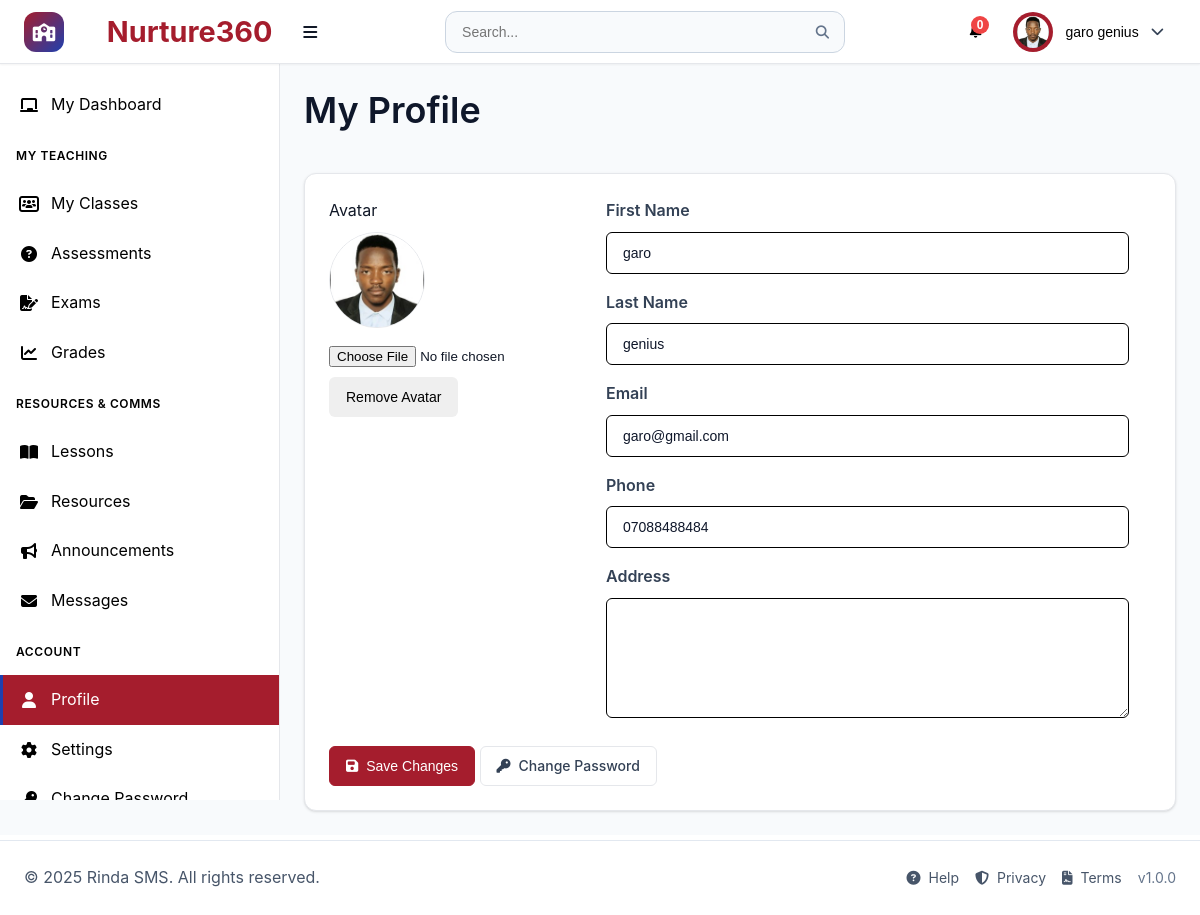
The app's page /pages/teacher_profile.php (signed in) with its own data.
### tables this page shows
CREATE TABLE `users` (
  `id` int(11) NOT NULL,
  `username` varchar(50) NOT NULL,
  `email` varchar(100) NOT NULL,
  `password_hash` varchar(255) NOT NULL,
  `first_name` varchar(50) NOT NULL,
  `last_name` varchar(50) NOT NULL,
  `role` enum('superadmin','teacher','student','supervisor') NOT NULL,
  `phone` varchar(20) DEFAULT NULL,
  `address` text DEFAULT NULL,
  `profile_image` varchar(255) DEFAULT NULL,
  `is_active` tinyint(1) DEFAULT 1,
  `email_verified` tinyint(1) DEFAULT 0,
  `two_factor_enabled` tinyint(1) DEFAULT 0,
  `last_login` datetime DEFAULT NULL,
  `created_at` timestamp NOT NULL DEFAULT current_timestamp(),
  `updated_at` timestamp NOT NULL DEFAULT current_timestamp() ON UPDATE current_timestamp()
);

### pages/teacher_profile.php (the view, shortened to what this page needs)
<?php
$pdo = getDBConnection();
$userId = getCurrentUserId();
$stmt = $pdo->prepare("SELECT id, username, email, first_name, last_name, phone, address, profile_image FROM users WHERE id = ? LIMIT 1");
$stmt->execute([$userId]);
$user = $stmt->fetch();
$avatarUrl = '';
if (!empty($user['profile_image'])) {
    $pi = $user['profile_image'];
    if (preg_match('/^https?:\/\//i', $pi)) {
        $avatarUrl = $pi;
    } else if (strpos($pi, '/') !== false) {
        $p = ltrim($pi, '/');
        if (strpos($p, 'rinda/') === 0) { $p = substr($p, strlen('rinda/')); }
        if (strpos($p, 'uploads/') === 0) {
            $avatarUrl = '../' . $p;
        } else {
            $avatarUrl = '../uploads/teachers/' . rawurlencode(basename($p));
        }
    } else {
        $avatarUrl = '../uploads/teachers/' . rawurlencode($pi);
    }
}
include '../components/header.php';
?>
<div class="dashboard-container">
  <?php include '../components/sidebar.php'; ?>
  <main class="main-content">
    <div class="page-header"><h1>My Profile</h1></div>
    <div class="card">
      <div class="card-content">
      <form method="POST" enctype="multipart/form-data" class="form">
        <div style="display:flex; gap:24px; align-items:flex-start; flex-wrap:wrap;">
          <div>
            <label>Avatar</label>
            <div style="margin:8px 0;">
              <?php if (!empty($avatarUrl)): ?>
                <img src="<?php echo htmlspecialchars($avatarUrl); ?>" alt="Avatar" style="width:96px;height:96px;object-fit:cover;border-radius:50%;border:1px solid var(--border-color);">
              <?php else: ?>
                <div style="width:96px;height:96px;border-radius:50%;border:1px dashed var(--border-color);display:flex;align-items:center;justify-content:center;color:#888;">No Avatar</div>
              <?php endif; ?>
            </div>
            <input type="file" name="avatar" accept="image/*">
            <?php if (!empty($user['profile_image'])): ?>
              <div style="margin-top:8px;">
                <button type="submit" name="remove_avatar" value="1" class="btn btn-danger" onclick="return confirm('Remove current avatar?')">Remove Avatar</button>
              </div>
            <?php endif; ?>
          </div>
          <div style="flex:1; min-width:280px;">
            <div class="form-group"><label>First Name</label><input type="text" name="first_name" value="<?php echo htmlspecialchars($user['first_name']); ?>" required></div>
            <div class="form-group"><label>Last Name</label><input type="text" name="last_name" value="<?php echo htmlspecialchars($user['last_name']); ?>" required></div>
            <div class="form-group"><label>Email</label><input type="email" name="email" value="<?php echo htmlspecialchars($user['email']); ?>" required></div>
            <div class="form-group"><label>Phone</label><input type="tel" name="phone" value="<?php echo htmlspecialchars($user['phone'] ?? ''); ?>"></div>
            <div class="form-group"><label>Address</label><textarea name="address" rows="3"><?php echo htmlspecialchars($user['address'] ?? ''); ?></textarea></div>
          </div>
        </div>
        <div style="margin-top:12px">
          <button class="btn btn-primary" type="submit"><i class="fas fa-save"></i> Save Changes</button>
          <a class="btn btn-secondary" href="./teacher_change_password.php"><i class="fas fa-key"></i> Change Password</a>
        </div>
      </form>
      </div>
    </div>
  </main>
</div>
<?php include '../components/footer.php'; ?>

### components/header.php (shortened to what this page needs)
<?php
require_once '../config/config.php';
$user_id = $_SESSION['user_id'] ?? null;
$first_name = $_SESSION['first_name'] ?? '';
$last_name = $_SESSION['last_name'] ?? '';
$user_role = $_SESSION['role'] ?? '';
$profile_image = '';
$profile_image_url = '';
try {
    $pdo = getDBConnection();
    $settings_stmt = $pdo->prepare("SELECT setting_key, setting_value FROM system_settings WHERE setting_key IN ('app_name', 'theme_primary_color', 'theme_secondary_color', 'theme_accent_color', 'theme_mode', 'app_logo', 'app_favicon', 'brand_display')");
    $settings_stmt->execute();
    $settings = [];
    while ($row = $settings_stmt->fetch()) {
        $settings[$row['setting_key']] = $row['setting_value'];
    }
    if ($user_id) {
        $uStmt = $pdo->prepare("SELECT profile_image FROM users WHERE id = ? LIMIT 1");
        $uStmt->execute([$user_id]);
        $uRow = $uStmt->fetch();
        if ($uRow && !empty($uRow['profile_image'])) {
            $profile_image = $uRow['profile_image'];
        }
    }
} catch (PDOException $e) {
    $settings = [
        'app_name' => APP_NAME,
        'theme_primary_color' => DEFAULT_PRIMARY_COLOR,
        'theme_mode' => 'light'
    ];
}
$app_name = $settings['app_name'] ?? APP_NAME;
$theme_mode = $settings['theme_mode'] ?? 'light';
$app_logo = $settings['app_logo'] ?? '';
$brand_display = $settings['brand_display'] ?? 'both';
$hasLogo = !empty($app_logo);
$mode = in_array($brand_display, ['logo','name','both'], true) ? $brand_display : 'both';
$showLogo = $hasLogo && ($mode === 'logo' || $mode === 'both');
$showName = ($mode === 'name' || $mode === 'both');
$showIcon = !$showLogo;
if (!empty($profile_image)) {
    if (preg_match('/^https?:\/\//i', $profile_image)) {
        $profile_image_url = $profile_image;
    } else if (strpos($profile_image, '/') !== false) {
        $p = ltrim($profile_image, '/');
        if (strpos($p, 'rinda/') === 0) {
            $p = substr($p, strlen('rinda/'));
        }
        if (strpos($p, 'uploads/') === 0) {
            $profile_image_url = '../' . $p;
        } else {
            if ($user_role === 'teacher') {
                $profile_image_url = '../uploads/teachers/' . rawurlencode(basename($p));
            } else {
                $profile_image_url = '../uploads/users/' . rawurlencode(basename($p));
            }
        }
    } else {
        if ($user_role === 'teacher') {
            $profile_image_url = '../uploads/teachers/' . rawurlencode($profile_image);
        } else {
            $profile_image_url = '../uploads/users/' . rawurlencode($profile_image);
        }
    }
}
?>
<!DOCTYPE html>
<html lang="en" data-theme="<?php echo $theme_mode; ?>">
<head>
    <link rel="stylesheet" href="../assets/css/main.css">
    <link rel="stylesheet" href="../assets/css/components.css">
    <link rel="stylesheet" href="../assets/css/dashboard.css">
    <link rel="stylesheet" href="https://cdnjs.cloudflare.com/ajax/libs/font-awesome/6.4.0/css/all.min.css">
</head>
<body class="role-<?php echo htmlspecialchars($user_role); ?>">
    <header class="header">
        <div class="header-left">
            <?php if ($showIcon): ?>
            <div class="school-icon">
                <i class="fas fa-school"></i>
            </div>
            <?php endif; ?>
            <div class="logo">
                <?php if ($showName): ?>
                    <h1 style="margin-left: 8px; display:inline-block;">&nbsp;<?php echo htmlspecialchars($app_name); ?></h1>
                <?php endif; ?>
                <button class="desktop-toggle" id="desktopSidebarToggle" title="Toggle sidebar">
                    <i class="fas fa-bars"></i>
                </button>
            </div>
        </div>
        <div class="header-center">
            <div class="search-bar">
                <input type="text" placeholder="Search..." id="globalSearch">
                <button type="button">
                    <i class="fas fa-search"></i>
                </button>
            </div>
        </div>
        <div class="header-right">
            <div class="header-actions">
                <div class="notification-dropdown">
                    <button class="notification-btn" id="notificationBtn">
                        <span class="notification-badge" id="notificationBadge">0</span>
                    </button>
                </div>
                <div class="user-dropdown">
                    <button class="user-btn" id="userBtn">
                        <div class="user-avatar">
                            <?php if (!empty($profile_image_url)): ?>
                                <img src="<?php echo htmlspecialchars($profile_image_url); ?>" alt="Avatar" style="width:32px;height:32px;border-radius:50%;object-fit:cover;" onerror="this.style.display='none'; this.parentElement.innerHTML='\\u003ci class=\\'fas fa-user\\'\\u003e\\u003c/i\\u003e';">
                            <?php else: ?>
                                <i class="fas fa-user"></i>
                            <?php endif; ?>
                        </div>
                        <span class="user-name"><?php echo $first_name . ' ' . $last_name; ?></span>
                        <i class="fas fa-chevron-down"></i>
                    </button>
                </div>
            </div>
        </div>
    </header>

### assets/css/main.css (style rules this page uses)
:root { --primary-color: #2563eb; --primary-dark: #1e40af; --primary-light: #3b82f6; --secondary-color: #64748b; --accent-color: #f59e0b; --success-color: #10b981; --warning-color: #f59e0b; --error-color: #ef4444; --info-color: #06b6d4; --white: #ffffff; --gray-50: #f8fafc; --gray-100: #f1f5f9; --gray-200: #e2e8f0; --gray-300: #cbd5e1; --gray-400: #94a3b8; --gray-500: #64748b; --gray-600: #475569; --gray-700: #334155; --gray-800: #1e293b; --gray-900: #0f172a; --font-family: 'Inter', -apple-system, BlinkMacSystemFont, 'Segoe UI', Roboto, sans-serif; --font-size-xs: 0.75rem; --font-size-sm: 0.875rem; --font-size-base: 1rem; --font-size-lg: 1.125rem; --font-size-xl: 1.25rem; --font-size-2xl: 1.5rem; --font-size-3xl: 1.875rem; --font-size-4xl: 2.25rem; --spacing-1: 0.25rem; --spacing-2: 0.5rem; --spacing-3: 0.75rem; --spacing-4: 1rem; --spacing-5: 1.25rem; --spacing-6: 1.5rem; --spacing-8: 2rem; --spacing-10: 2.5rem; --spacing-12: 3rem; --spacing-16: 4rem; --spacing-20: 5rem; --shadow-sm: 0 1px 2px 0 rgb(0 0 0 / 0.05); --shadow: 0 1px 3px 0 rgb(0 0 0 / 0.1), 0 1px 2px -1px rgb(0 0 0 / 0.1); --shadow-md: 0 4px 6px -1px rgb(0 0 0 / 0.1), 0 2px 4px -2px rgb(0 0 0 / 0.1); --shadow-lg: 0 10px 15px -3px rgb(0 0 0 / 0.1), 0 4px 6px -4px rgb(0 0 0 / 0.1); --shadow-xl: 0 20px 25px -5px rgb(0 0 0 / 0.1), 0 8px 10px -6px rgb(0 0 0 / 0.1); --radius-sm: 0.25rem; --radius: 0.375rem; --radius-md: 0.5rem; --radius-lg: 0.75rem; --radius-xl: 1rem; --radius-2xl: 1.5rem; --transition: all 0.2s ease-in-out; --transition-fast: all 0.1s ease-in-out; --transition-slow: all 0.3s ease-in-out; --header-height: 4rem; --sidebar-width: 280px; --sidebar-collapsed-width: 80px; --content-max-width: 1200px; }
* { margin: 0; padding: 0; box-sizing: border-box; }
html { font-size: 16px; scroll-behavior: smooth; height: 100%; }
body { font-family: var(--font-family); font-size: var(--font-size-base); line-height: 1.6; color: var(--gray-800); background-color: var(--gray-50); -webkit-font-smoothing: antialiased; -moz-osx-font-smoothing: grayscale; min-height: 100vh; display: flex; flex-direction: column; }
@media (min-width: 769px) { body { padding-bottom: 80px; } }
h1, h2, h3, h4, h5, h6 { font-weight: 600; line-height: 1.25; margin-bottom: var(--spacing-4); color: var(--gray-900); }
h1 { font-size: var(--font-size-4xl); }
a { color: var(--primary-color); text-decoration: none; transition: var(--transition); }
.btn { display: inline-flex; align-items: center; justify-content: center; gap: var(--spacing-2); padding: var(--spacing-3) var(--spacing-4); font-size: var(--font-size-sm); font-weight: 500; line-height: 1; border: 1px solid transparent; border-radius: var(--radius); cursor: pointer; transition: var(--transition); text-decoration: none; white-space: nowrap; user-select: none; }
.btn-primary { background-color: var(--primary-color); border-color: var(--primary-color); color: var(--white); }
.btn-secondary { background-color: var(--white); border-color: var(--gray-300); color: var(--gray-700); }
.form-group { margin-bottom: var(--spacing-4); }
.card { background-color: var(--white); border: 1px solid var(--gray-200); border-radius: var(--radius-lg); box-shadow: var(--shadow); overflow: hidden; }
.card-content { padding: var(--spacing-6); }

### records on screen
users: profile_image (picture), first_name "garo", last_name "genius", email "garo@gmail.com", phone "07088488484"

### other values on screen
$app_name "Nurture360"
$first_name "garo"
$last_name "genius"
APP_NAME "Rinda SMS"
APP_VERSION "1.0.0"
